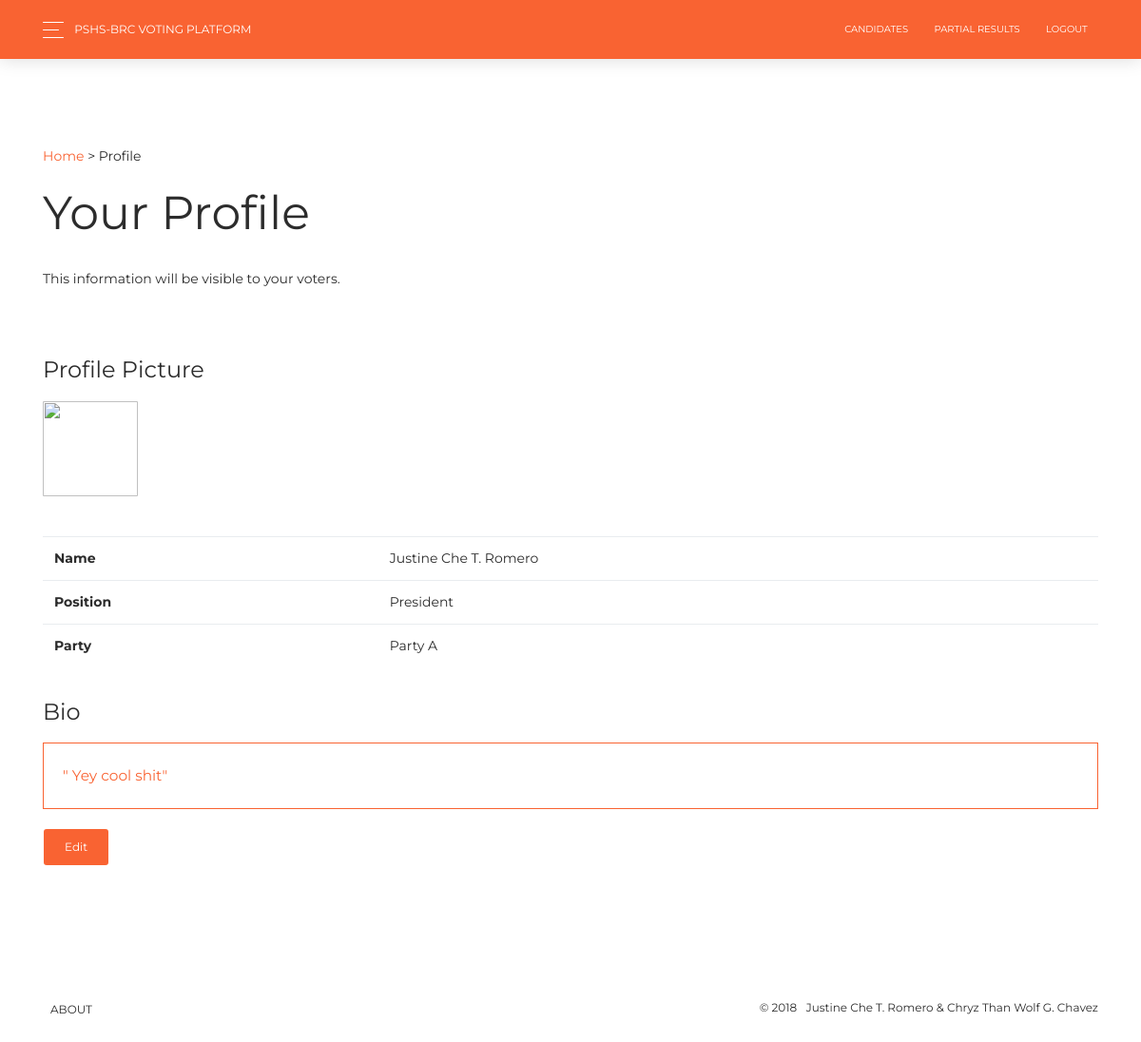
Page /index.php?mode=candidate&action=profile_view (signed in) on the earlier database version.
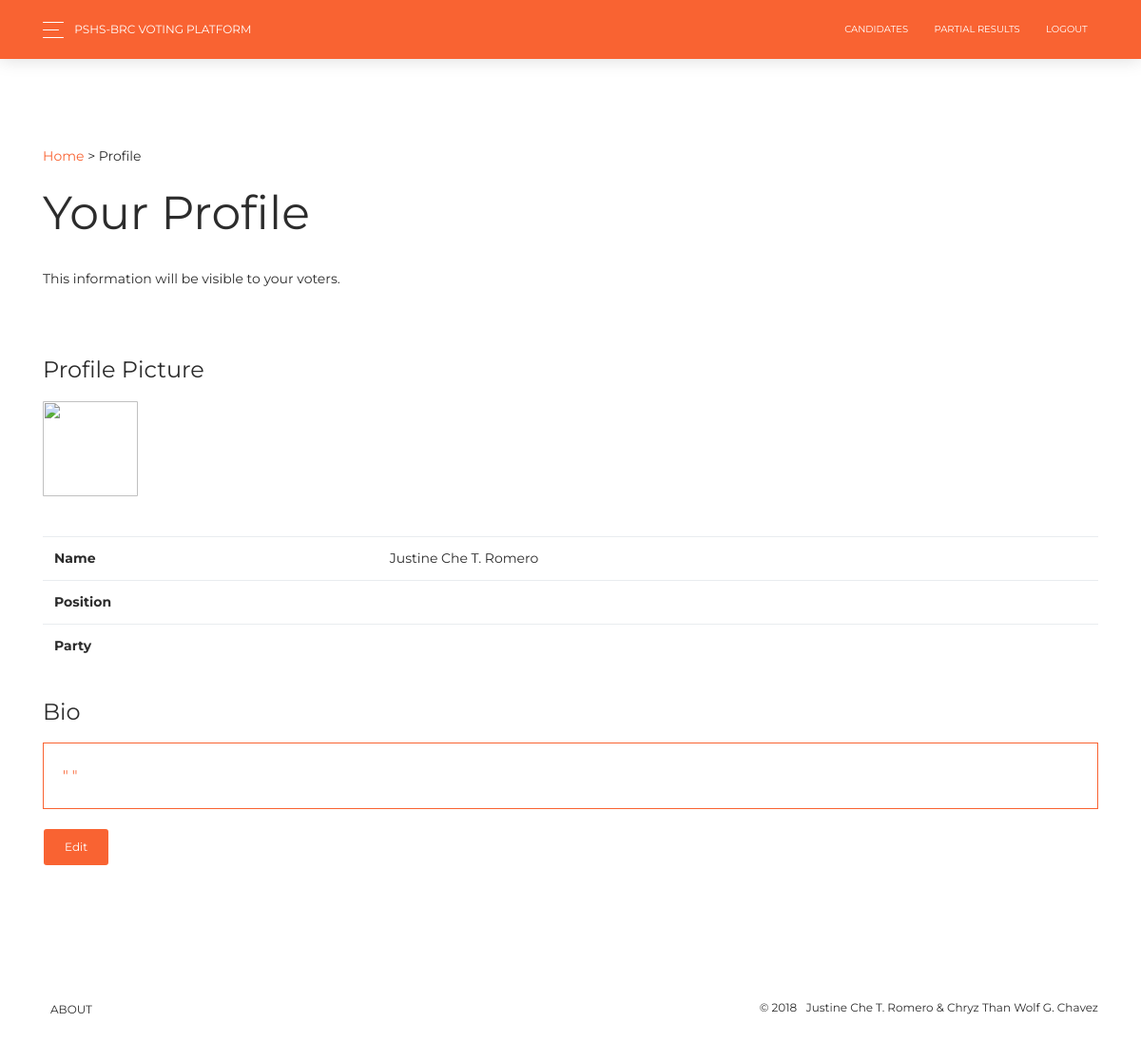
Same page on the later database version.
### tables this page shows
CREATE TABLE `candidate` (
  `id` int(11) NOT NULL,
  `user` int(11) NOT NULL,
  `position` text NOT NULL,
  `details` text NOT NULL,
  `party` text NOT NULL,
  `votes` int(11) NOT NULL,
  `imagename` text NOT NULL,
  `image` mediumblob NOT NULL
);

### candidate/profile_view.php (the view, shortened to what this page needs)
<?php
    $a = $user['id'];
    $temp = mysqli_query($conn,"SELECT * FROM `candidate` WHERE `user`='$a'");
    $temp = mysqli_fetch_assoc($temp);
?>
<br><br>
<div class="container">
	<a href="index.php">Home</a> > Profile <br><br>
	<h1>Your Profile</h1>
    <p>
        This information will be visible to your voters.
    </p>
        <br>
        <h4>Profile Picture</h4>
        <img src="candidate/fetchimage.php?candidate=<?php echo $a ?>" width=100 height=100 >
        <br><br><br>
        <table class="table">
            <tbody>
                <tr>
                    <th>Name</th>
                    <td><?php echo $user['name'] ?></td>
                </tr>
                <tr>
                    <th>Position</th>
                    <td><?php echo ucwords($temp['position'])?></td>
                </tr>
                <tr>
                    <th>Party</th>
                    <td><?php echo ucwords($temp['party'])?></td>
                </tr>
            </tbody>
        </table>
        <blockquote>
            <h4>Bio</h4>
            <p class="blockquote blockquote-primary">
                " <?php echo $temp['details']?>"
            </p>
        </blockquote>
        <a href="index.php?mode=candidate&action=profile_edit" class="btn btn-primary">Edit</a>
</div>

Differences in the rows shown:
removed candidate: position "President", party "Party A", details "Yey cool shit"
